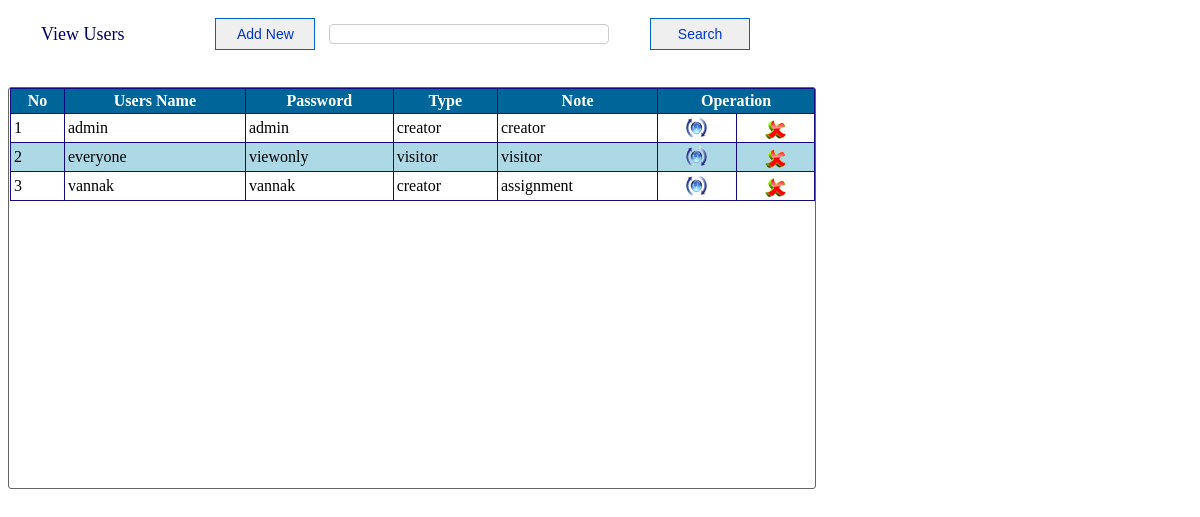
Before: /View_Users.php with the older database file.
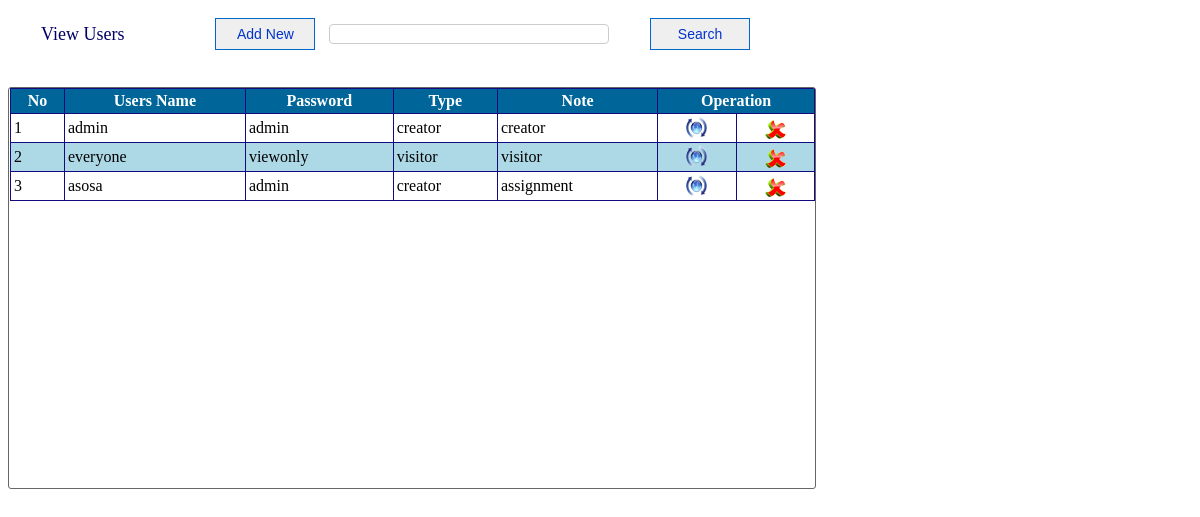
After: the same page with the newer database file.
### tables this page shows
CREATE TABLE IF NOT EXISTS `users_tbl` (
  `u_id` int(10) unsigned NOT NULL AUTO_INCREMENT,
  `username` varchar(50) NOT NULL,
  `password` varchar(30) NOT NULL,
  `type` char(10) NOT NULL,
  `note` varchar(100) NOT NULL,
  PRIMARY KEY (`u_id`)
);

### View_Users.php (the view, shortened to what this page needs)
<html>
<head>
<link rel="stylesheet" type="text/css" href="css/style_view.css" />
</head>
<body>
<div id="style_div" >
<form method="post">
<table width="755">
	<tr>
    	<td width="190px" style="font-size:18px; color:#006; text-indent:30px;">View Users</td>
        <td><a href="?tag=susers_entry"><input type="button" title="Add new student" name="butAdd" value="Add New" id="button-search" /></a></td>
        <td><input type="text" name="searchtxt" title="Enter name for search " class="search" autocomplete="off"/></td>
        <td style="float:right"><input type="submit" name="btnsearch" value="Search" id="button-search" title="Search Users" /></td>
    </tr>
</table>
</form>
</div>
<br />
<div id="content-input">
	<form method="post">
    <table border="1" width="805px" align="center" cellpadding="3" class="mytable" cellspacing="0">
        <tr>
            <th>No</th>
            <th>Users Name</th>
            <th>Password</th>
            <th>Type</th>
            <th>Note</th>
            <th colspan="2">Operation</th>
        </tr>
         <?php
		 $key="";
	if($key !="")
		$sql_sel=mysql_query("SElECT * FROM users_tbl WHERE username  like '%$key%' ");
	else
        $sql_sel=mysql_query("SELECT * FROM users_tbl");
    $i=0;
    while($row=mysql_fetch_array($sql_sel)){
    $i++;
    $color=($i%2==0)?"lightblue":"white";
    ?>
      <tr bgcolor="<?php echo $color?>">
            <td><?php echo $i;?></td>
            <td><?php echo $row['username'];?></td>
            <td><?php echo $row['password'];?></td>
            <td><?php echo $row['type'];?></td>
            <td><?php echo $row['note'];?></td>
            <td align="center"><a href="?tag=susers_entry&opr=upd&rs_id=<?php echo $row['u_id'];?>" title="Upate"><img src="picture/update.png" /></a></td>
            <td align="center"><a href="?tag=view_users&opr=del&rs_id=<?php echo $row['u_id'];?>" title="Delete"><img src="picture/delete.png" /></a></td>
        </tr>
    <?php
    }
    ?>
     </table>
   </form>
</div>
</body>
</html>

### css/style_view.css (style rules this page uses)
#style_div { height:auto; margin-top:15px; }
#content-input { width:805px; height:400px; border:1px solid #666; float:left; padding-left:1px; border-radius: 3px 3px 3px 3px; overflow: auto; }
#button-search { font-family:Arial, Helvetica, sans-serif; font-size:14px; width:100px; height:32px; float:right; margin-right:10px; repeat-x top center; border: 1px solid #06C; -moz-border-radius: 5px; color:#03C; }
.search { padding:4px; border:1px #CCC solid; border-radius: 4px 4px 4px 4px; -moz-border-radius: 8px; background:#FFF; color:#006; font-family:Arial, Helvetica, sans-serif; font-size:16px; width:280px; height:20px; float:left; }
.mytable { border-collapse:collapse; border:#036 1px solid; }
.mytable tr th { background:#069; border:#120A7E 1px solid; color:#FFF; font-family:"Times New Roman", Times, serif; }
.mytable tr td { font-family:"Times New Roman", Times, serif; border:#120A7E 1px solid; }

Changed rows visible on the page:
changed users_tbl "assignment": username "vannak" → "asosa"; password "vannak" → "admin"
